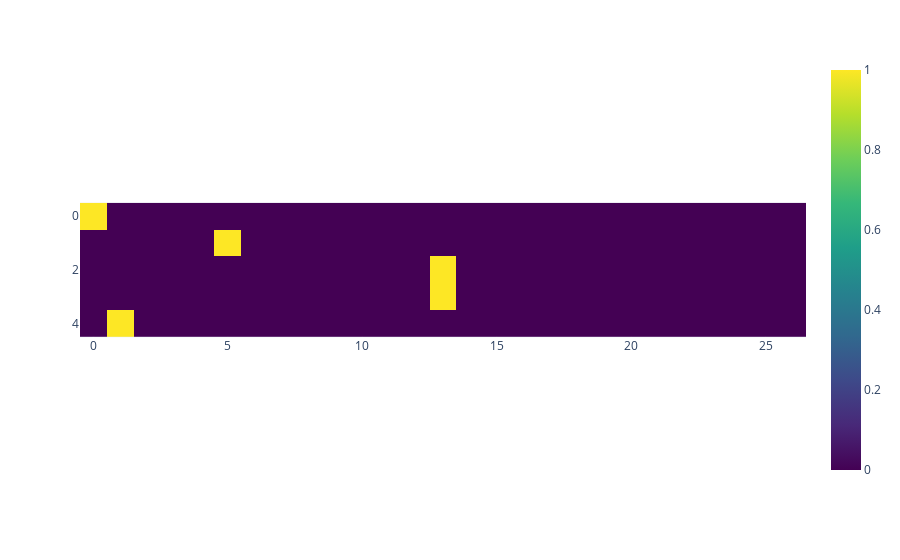

This figure's notebook cell:
### Code cell
px.imshow(xenc, color_continuous_scale="viridis")

### Figure 1 — Plotly figure (JSON) as saved in the notebook; plotly's stock layout.template omitted (floating-point values rounded to 4 significant figures; data arrays with more than 128 entries replaced by an {"elided": "..."} marker saying what was removed)
{"data": [{"coloraxis": "coloraxis", "hovertemplate": "x: %{x}<br>y: %{y}<br>color: %{z}<extra></extra>", "name": "0", "type": "heatmap", "xaxis": "x", "yaxis": "y", "z": {"elided": "5x27 int values"}}], "layout": {"coloraxis": {"colorscale": [[0, "#440154"], [0.1111, "#482878"], [0.2222, "#3e4989"], [0.3333, "#31688e"], [0.4444, "#26828e"], [0.5556, "#1f9e89"], [0.6667, "#35b779"], [0.7778, "#6ece58"], [0.8889, "#b5de2b"], [1, "#fde725"]]}, "margin": {"t": 60}, "xaxis": {"anchor": "y", "constrain": "domain", "domain": [0, 1], "scaleanchor": "y"}, "yaxis": {"anchor": "x", "autorange": "reversed", "constrain": "domain", "domain": [0, 1]}}}
